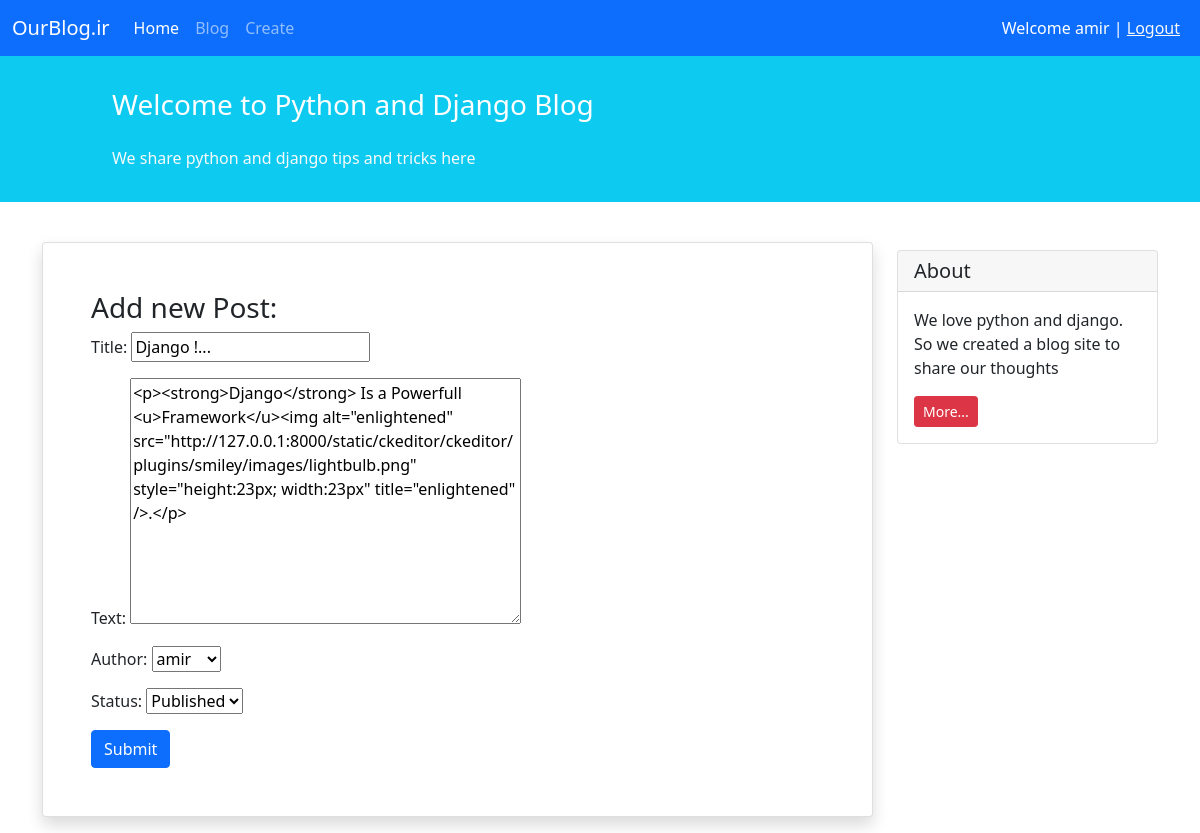
The page /blog/3/edit/ (signed in) on the database its author committed.
### blog/models.py (models this page shows, shortened)
class Post(models.Model):
    STATUS_CHOICES = (
        ('pub', 'Published'),
        ('drf', 'Draft'),
    )
    title = models.CharField(max_length=100)
    text = RichTextField()
    author = models.ForeignKey('auth.User', on_delete=models.CASCADE)
    datetime_created = models.DateTimeField(auto_now_add=True)
    datetime_modified = models.DateTimeField(auto_now=True)
    status = models.CharField(choices=STATUS_CHOICES, max_length=3)

### blog/views.py (the view)
# urls.py: path('<int:pk>/edit/', PostEditView.as_view(), name='post_edit'),
class PostEditView(generic.UpdateView):
    model = Post
    form_class = PostForm
    template_name = 'blog/post_create.html'

### blog/forms.py
class PostForm(forms.ModelForm):
    class Meta:
        model = Post
        fields = ['title', 'text', 'author', 'status']

### blog/templates/blog/post_create.html (shortened to what this page needs)
{% extends '_base.html' %}
{% block content %}
    <div class="container mt-4">
        <div class="row">
            <div class="col-9">
                <div class="card shadow my-3 p-5">
                    <h3>Add new Post:</h3>
                    <form method="POST">
                        {{ form.as_p }}
                        <button type="submit" class="btn btn-primary">Submit</button>
                    </form>
                </div>
            </div>
            <div class="col-3">
                <div class="card my-4">
                    <h5 class="card-header">About</h5>
                    <div class="card-body">
                        <p class="card-text">We love python and django. So we created a blog site to share our
                            thoughts</p>
                        <a href="#"
                           class="btn btn-sm btn-danger">
                            More...
                        </a>
                    </div>
                </div>
            </div>
        </div>
    </div>
{% endblock content %}

### templates/_base.html (shortened to what this page needs)
<!doctype html>
<html lang="en">
<head>
    <link href="https://cdn.jsdelivr.net/npm/bootstrap@5.1.3/dist/css/bootstrap.min.css" rel="stylesheet"
>
</head>
<body>
<nav class="navbar navbar-expand-lg navbar-dark bg-primary">
    <div class="container-fluid">
        <a class="navbar-brand" href="{% url 'posts_list' %}">OurBlog.ir</a>
        <div class="collapse navbar-collapse" id="navbarNavAltMarkup">
            <div class="navbar-nav">
                <a class="nav-link active" aria-current="page" href="{% url 'posts_list' %}">Home</a>
                <a class="nav-link" href="{% url 'posts_list' %}">Blog</a>
                <a class="nav-link" href="{% url 'post_create' %}">Create</a>
            </div>
        </div>
        <div class="mx-2 text-white">
            {% if user.is_authenticated %}
                Welcome {{ user.username }} | <a class="text-light" href="{% url 'logout' %}">Logout</a>
            {% else %}
                <a class="text-light" href="{% url 'login' %}">Login</a> | <a class="text-light" href="{% url 'signup' %}">SignUp</a>
            {% endif %}
        </div>
    </div>
</nav>
<div class="container-fluid bg-info">
    <div class="row py-3">
        <div class="col-md-8 col-md-10 mx-auto">
            <h3 class="my-4 mt-3 text-white">Welcome to Python and Django Blog</h3>
            <p class="text-light">We share python and django tips and tricks here</p>
        </div>
    </div>
</div>
{% block content %}
{% endblock content %}
</body>
</html>

### rows shown on the page
Post: title "Django !...", text "<p><strong>Django</strong> Is a Powerfull <u>Framework</u><img alt=\"enlightened\" src=\"http://127.0.0.1:8000/static/ckeditor/ckeditor/plugins/smiley/images/lightbulb.png\" style=\"height:23px; width:23px\" title=\"enlightened\" />.</p>", author "amir", status "Published"

### other values the page prints
{{ user.username }} "amir"
